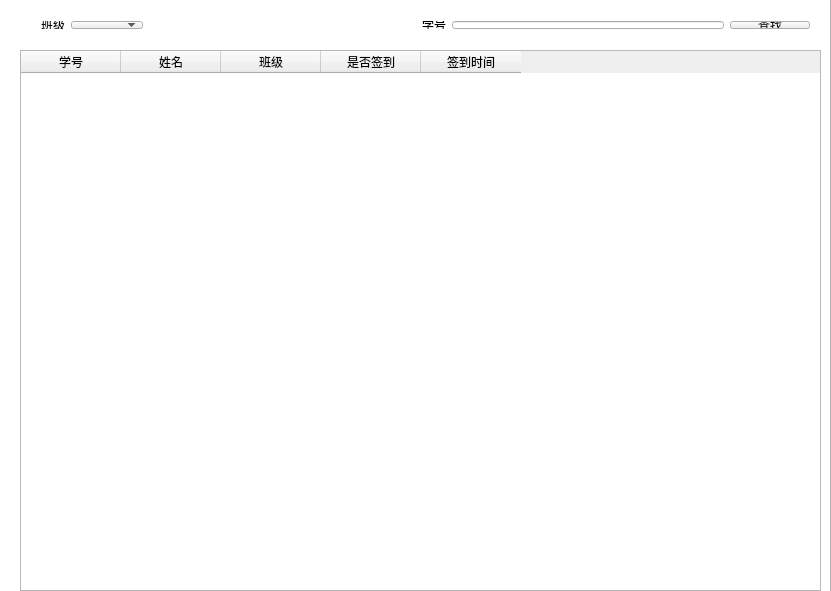
<?xml version="1.0" encoding="UTF-8"?>
<ui version="4.0">
 <class>Widget</class>
 <widget class="QWidget" name="Widget">
  <property name="geometry">
   <rect>
    <x>0</x>
    <y>0</y>
    <width>831</width>
    <height>591</height>
   </rect>
  </property>
  <property name="windowTitle">
   <string>Widget</string>
  </property>
  <widget class="QTableWidget" name="tableWidget">
   <property name="geometry">
    <rect>
     <x>20</x>
     <y>50</y>
     <width>801</width>
     <height>541</height>
    </rect>
   </property>
   <property name="styleSheet">
    <string notr="true">background-image: url(:/9 (11).jpg);</string>
   </property>
   <column>
    <property name="text">
     <string>学号</string>
    </property>
   </column>
   <column>
    <property name="text">
     <string>姓名</string>
    </property>
   </column>
   <column>
    <property name="text">
     <string>班级</string>
    </property>
   </column>
   <column>
    <property name="text">
     <string>是否签到</string>
    </property>
   </column>
   <column>
    <property name="text">
     <string>签到时间</string>
    </property>
   </column>
  </widget>
  <widget class="QWidget" name="layoutWidget">
   <property name="geometry">
    <rect>
     <x>30</x>
     <y>10</y>
     <width>791</width>
     <height>30</height>
    </rect>
   </property>
   <layout class="QHBoxLayout" name="horizontalLayout_3">
    <item>
     <widget class="QLabel" name="label">
      <property name="text">
       <string>班级</string>
      </property>
     </widget>
    </item>
    <item>
     <widget class="QComboBox" name="comboBox"/>
    </item>
    <item>
     <spacer name="horizontalSpacer">
      <property name="orientation">
       <enum>Qt::Horizontal</enum>
      </property>
      <property name="sizeHint" stdset="0">
       <size>
        <width>40</width>
        <height>20</height>
       </size>
      </property>
     </spacer>
    </item>
    <item>
     <widget class="QLabel" name="label_2">
      <property name="text">
       <string>学号</string>
      </property>
     </widget>
    </item>
    <item>
     <widget class="QLineEdit" name="lineEdit"/>
    </item>
    <item>
     <widget class="QPushButton" name="pushButton">
      <property name="text">
       <string>查找</string>
      </property>
     </widget>
    </item>
   </layout>
  </widget>
  <widget class="QListWidget" name="listWidget">
   <property name="geometry">
    <rect>
     <x>-40</x>
     <y>-40</y>
     <width>871</width>
     <height>651</height>
    </rect>
   </property>
   <property name="styleSheet">
    <string notr="true">background-image: url(:/9 (11).jpg);</string>
   </property>
  </widget>
  <zorder>listWidget</zorder>
  <zorder>tableWidget</zorder>
  <zorder>layoutWidget</zorder>
 </widget>
 <layoutdefault spacing="6" margin="11"/>
 <resources/>
 <connections/>
</ui>
